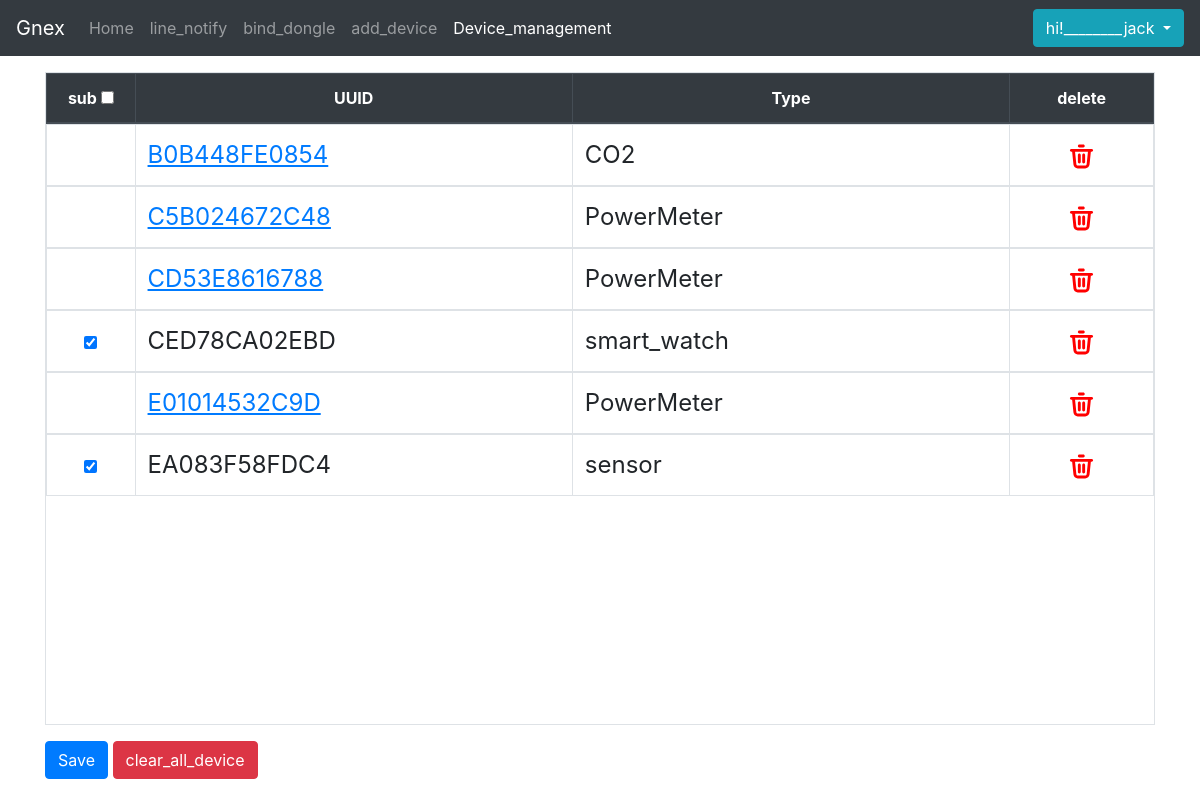
Page /Device_management (signed in) on the committed database.
### models.py (models this page shows, shortened)
class Notify_status(db.Model):
    username = db.Column(db.String(100), db.ForeignKey('user.username'), nullable=True, primary_key=True)
    Device_Mac= db.Column(db.String(100), primary_key=True)
    Device_status=db.Column(db.Boolean(), nullable=True)
    Device_type= db.Column(db.String(100),nullable=True)
    parent = db.relationship('User',back_populates="children")

### app/routes.py (the view)
@app.route('/Device_management',methods=['GET'])
def Device_management():
    array=[]
    result =db.session.query(User.username,Notify_status.Device_Mac,Notify_status.Device_status,Notify_status.Device_type).filter(User.username==flask_session['user']).filter(User.username==Notify_status.username).all()
    for i in range (len(result)):
        Device_Mac=result[i][1]
        Device_status=result[i][2]
        Device_type=result[i][3]
        data={'Device_Mac':Device_Mac,'Device_status':Device_status,'Device_type':Device_type}
        array.append(data)
    return render_template('Device_management.html',tabledata=array)

### app/routes.py (called while the page is built)
@app.before_request
def login_require():
    if request.path in ['','/login','/register','/powermeter_list_device'] or '/static/' in request.path:
        return None
    flask_session.permanent = True
    user=flask_session.get('user')
    if user==None:
        return redirect('/login')

### app/templates/Device_management.html (shortened to what this page needs)
{% extends 'base1.html' %}
{%block css_content%}
<link href="{{url_for('static',filename='css/Device_management.css')}}" rel="stylesheet">
{% endblock %}
{%block app_content%}
<div class="pt-3">
    <table class="table table-bordered" id="tab">
        <thead class="thead-dark d-flex">
            <tr class="">
                <th class=" thead-sub"> sub <input type="checkbox" id="checkall"></th>
                <th class=" thead-uuid">UUID</th>
                <th class=" thead-type">Type</th>
                <th class=" thead-delete">delete</th>
            </tr>
        </thead>
        <tbody>
            {%for data in tabledata%}
            {%if data['Device_type']=="PowerMeter"%}
            <tr id={{data['Device_Mac']}} name={{data['Device_type']}}>
                <th class=" thead-sub">
                </th>
                <td class=" thead-uuid"><a href="/powermeter?devicename={{data['Device_Mac']}}">{{data['Device_Mac']}}</a></td>
                <td class=" thead-type">{{data['Device_type']}}</td>
                <th class=" thead-delete"><img src="{{url_for('static',filename='img/Device_management/delete.svg')}}"
                        alt=""></th>
            </tr>
            {%elif data['Device_type']=="CO2"%}
            <tr id={{data['Device_Mac']}} name={{data['Device_type']}}>
                <th class=" thead-sub">
                </th>
                <td class=" thead-uuid"><a href="/CO2?devicename={{data['Device_Mac']}}">{{data['Device_Mac']}}</a></td>
                <td class=" thead-type">{{data['Device_type']}}</td>
                <th class=" thead-delete"><img src="{{url_for('static',filename='img/Device_management/delete.svg')}}"
                        alt=""></th>
            </tr>
            {%else%}
            <tr id={{data['Device_Mac']}}>
                <th class=" thead-sub"><input type="checkbox" name="Checkbox[]"
                        aria-label="Checkbox for following text input" {{ "checked" if data['Device_status']==True}}>
                </th>
                <td class=" thead-uuid">{{data['Device_Mac']}}</td>
                <td class=" thead-type">{{data['Device_type']}}</td>
                <th class=" thead-delete"><img src="{{url_for('static',filename='img/Device_management/delete.svg')}}"
                        alt=""></th>
            </tr>
            {%endif%}
            {%endfor%}
        </tbody>
    </table>
    <button id="send_data" type="button" class="btn btn-primary">Save</button>
    <button id="clear_data" type="button" class="btn btn-danger">clear_all_device</button>
</div>
{%endblock%}

### app/templates/base1.html (shortened to what this page needs)
<!DOCTYPE html>
<html lang="en">
<head>
    <link rel="stylesheet" href="https://cdn.jsdelivr.net/npm/bootstrap@4.6.1/dist/css/bootstrap.min.css">
    {%block css_content%}
    {% endblock %}
</head>
<body>
    {%include 'navbar.html'%}
    <div class="container">
        {%block app_content%}
        {%endblock%}
    </div>
</body>
</html>

### app/templates/navbar.html (shortened to what this page needs)
<nav class="navbar navbar-expand-lg navbar-dark bg-dark">
    <a class="navbar-brand" href="{{url_for('index')}}">Gnex</a>
    <div class="collapse navbar-collapse" id="navbarSupportedContent">
        <ul class="navbar-nav mr-auto">
            <li class="nav-item {%if request.endpoint == 'index'%}active{% endif %}">
                <a class="nav-link" href="{{url_for('index')}}">Home <span class="sr-only">(current)</span></a>
            </li>
            {%if "user" in session%}
            <li class="nav-item {%if request.endpoint == 'line_notify'%}active{% endif %}">
                <a class="nav-link" href="{{url_for('line_notify')}}">line_notify</a>
            </li>
            <li class="nav-item {%if request.endpoint == 'html5_qrcode'%}active{% endif %}">
                <a class="nav-link" href="{{url_for('html5_qrcode')}}">bind_dongle</a>
            </li>
            <li class="nav-item {%if request.endpoint == 'testform'%}active{% endif %}">
                <a class="nav-link" href="{{url_for('testform')}}">add_device</a>
            </li>
            <li class="nav-item {%if request.endpoint == 'Device_management'%}active{% endif %}">
                <a class="nav-link" href="{{url_for('Device_management')}}">Device_management</a>
            </li>
            {%endif%}
        </ul>
        {%if "user" in session%}
        <div class="btn-group">
            <button type="button" class="btn btn-info dropdown-toggle" data-toggle="dropdown" aria-haspopup="true"
                aria-expanded="false">
                hi!________{{session.get('user')}}
            </button>
        </div>
        {% else %}
        <a href="{{url_for('login')}}">
            <button type="button" class="btn btn-info">login</button>
        </a>
        {%endif%}
    </div>
</nav>

### app/static/css/Device_management.css (style rules this page uses)
table { display: flex; flex-flow: column; width: 100%; height: 100%; }
thead { width: 100%; }
.thead-sub { width: 8%; }
.thead-uuid { width: auto; }
.thead-type { width: auto; }
.thead-delete { width: 13%; }
tbody { flex: 1 1 auto; display: block; overflow-y: scroll; overflow-x: hidden; height: 650px; font-size: 3vmin; }
tr { width: 100%; display: table; table-layout: fixed; }
tr img { width: 25%; cursor: pointer; }
th { text-align: center; }
[name="PowerMeter"] a { text-decoration: underline; }
[name="CO2"] a { text-decoration: underline; }
@media screen and (max-height:850px) { tbody { height: 600px; } }

### rows in the picture
Notify_status: Device_Mac "B0B448FE0854", Device_type "CO2"
Notify_status: Device_Mac "C5B024672C48", Device_type "PowerMeter"
Notify_status: Device_Mac "CD53E8616788", Device_type "PowerMeter"
Notify_status: Device_Mac "CED78CA02EBD", Device_type "smart_watch"
Notify_status: Device_Mac "E01014532C9D", Device_type "PowerMeter"
Notify_status: Device_Mac "EA083F58FDC4", Device_type "sensor"

### other values in the picture
{{ session.get('user') }} "jack"
